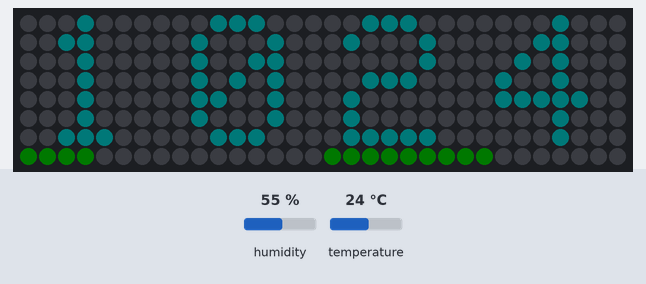
This sketch was run on a simulated ESP8266 (NodeMCU). Shown: 32×8 RGB LED matrix (first LED top left, wired row by row). Inputs (shaded band) come from the test bench; at power-on: humidity 55 %, temperature 24 °C. Dim RGB values are drawn brighter than linear; WiFi joins after 1.5 s; servers stay silent unless stated; network time is answered at once with the bench clock; the local clock reads 2024-03-15 10:24:30 at power-on unless the sketch sets it; what the sketch prints to the serial monitor is not drawn.

Above: at 2.7 s.
2.8 s: humidity set to 22 %
At 5.4 s:
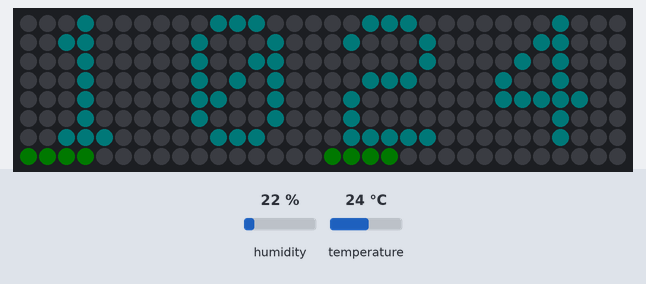
5.7 s: temperature set to 12 °C
At 7.0 s:
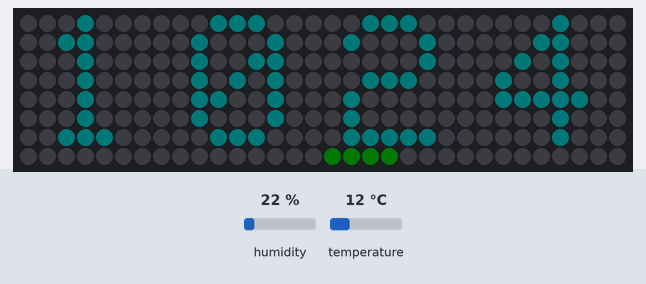
8.6 s: humidity set to 40 %
At 11.3 s:
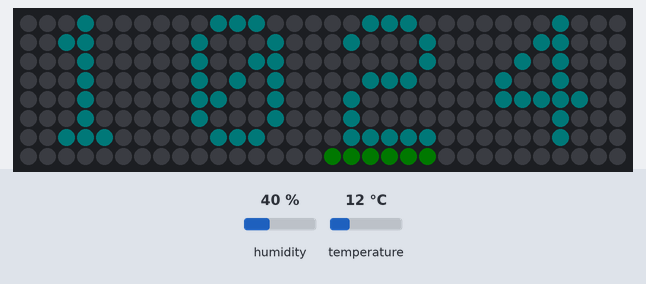
12.0 s: temperature set to 28 °C
At 14.0 s:
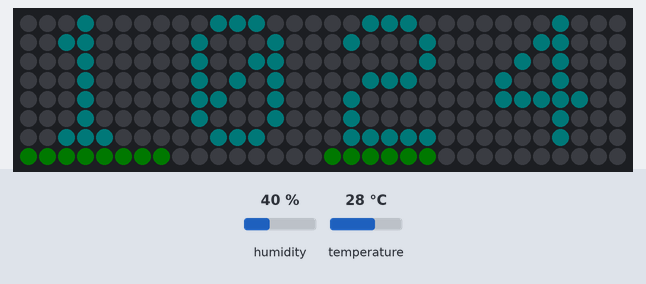
Timing chart, 0 to 15.5 s (numbered marks = the images above; inputs shaded):
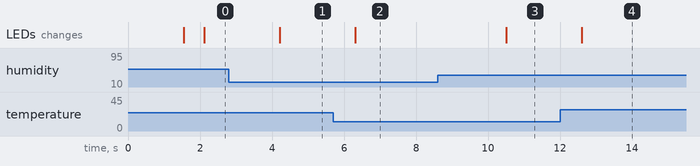

Measured:
- after the input at 2.8 s, the LEDs: change after 1.4 s (image 1)
- after the input at 5.7 s, the LEDs: change after 0.61 s (image 2)
- after the input at 8.6 s, the LEDs: change after 1.9 s (image 3)
- after the input at 12.0 s, the LEDs: change after 0.60 s (image 4)

The sketch:

main.ino
```cpp
#include <ESP8266WiFi.h>  // Use #include <WiFi.h> instead if you are using an ESP32
#include <WiFiUdp.h>
#include <NTPClient.h>
#include <Adafruit_GFX.h>
#include <Adafruit_NeoMatrix.h>
#include <Adafruit_NeoPixel.h>
#include <DHT.h>

// --- Wi-Fi Credentials ---
const char* ssid     = "a";
const char* password = "b#";

// --- Matrix Setup ---
#define PIN 4 // Data pin connected to NeoPixel matrix (GPIO4 -> D2)

// Matrix width: 8, Matrix height: 8, Tiles X: 4, Tiles Y: 1 (Total 32x8)
Adafruit_NeoMatrix matrix = Adafruit_NeoMatrix(
  8, 8, 4, 1, PIN,
  NEO_MATRIX_TOP     + NEO_MATRIX_LEFT +
  NEO_MATRIX_ROWS    + NEO_MATRIX_PROGRESSIVE +
  NEO_TILE_TOP       + NEO_TILE_LEFT +
  NEO_TILE_ROWS      + NEO_TILE_PROGRESSIVE,
  NEO_GRB            + NEO_KHZ800);

// --- DHT11 Setup ---
#define DHTPIN 5          // DHT11 Signal wire connected to GPIO5 (D1 on ESP8266)
#define DHTTYPE DHT11
DHT dht(DHTPIN, DHTTYPE);

// --- Colors (RGB565) ---
uint16_t lightBlue;
uint16_t amberColor;
uint16_t greenColor;
uint16_t backgroundBarColor; // Dim color for empty bar slots

// --- NTP Time Setup ---
WiFiUDP ntpUDP;
const long timeOffsetInSeconds = 19800; // Adjust for your timezone
NTPClient timeClient(ntpUDP, "pool.ntp.org", timeOffsetInSeconds, 60000);

String timeText = "1200";
unsigned long lastTimeUpdate = 0;
unsigned long lastSensorUpdate = 0;

int temperature = 0;
int humidity = 0;

void setup() {
  Serial.begin(115200);

  matrix.begin();
  matrix.setTextWrap(false);
  matrix.setBrightness(2);

  // Setup color profiles
  lightBlue          = matrix.Color(140, 240, 240); // Time text
  amberColor         = matrix.Color(255, 100, 0);   // Temp Bar
  greenColor         = matrix.Color(0, 255, 80);    // Humidity Bar
  backgroundBarColor = matrix.Color(15, 15, 15);    // Dim background for the bar tracks

  // Initialize DHT Sensor
  dht.begin();

  // Connect to Wi-Fi
  Serial.print("Connecting to ");
  Serial.println(ssid);
  WiFi.begin(ssid, password);

  while (WiFi.status() != WL_CONNECTED) {
    delay(500);
    Serial.print(".");
  }
  Serial.println("\nWiFi connected!");

  // Start NTP client
  timeClient.begin();
}

void loop() {
  timeClient.update();
  unsigned long currentMillis = millis();

  // --- Fetch NTP Time (Every 1 Second) ---
  if (currentMillis - lastTimeUpdate > 1000) {
    int hours = timeClient.getHours();
    int minutes = timeClient.getMinutes();

    hours = hours % 12;
    if (hours == 0) hours = 12;

    char buffer[5];
    sprintf(buffer, "%02d%02d", hours, minutes);
    timeText = String(buffer);

    lastTimeUpdate = currentMillis;
  }

  // --- Fetch Sensor Data (Every 2 Seconds) ---
  if (currentMillis - lastSensorUpdate > 2000) {
    float h = dht.readHumidity();
    float t = dht.readTemperature();

    if (!isnan(h) && !isnan(t)) {
      humidity = (int)h;
      temperature = (int)t;
    }
    lastSensorUpdate = currentMillis;
  }

  // Clear the display buffer
  matrix.fillScreen(0);

  // --- 1. Draw Static Time (Top 7 rows) ---
  matrix.setTextColor(lightBlue);
  for (int i = 0; i < 4; i++) {
    matrix.setCursor((i * 8) + 1, 0);
    matrix.print(timeText[i]);
  }

// --- 2. Map and Draw Temperature Bar (Left 16 Pixels) ---
  // Scale adjusted to your specific range: 20C to 36C mapped to 0-16 pixels
  int tempBarLength = map(temperature, 20, 36, 0, 16);
  tempBarLength = constrain(tempBarLength, 0, 16); // Safety boundary

  for (int x = 0; x < 16; x++) {
    if (x < tempBarLength) {
      matrix.drawPixel(x, 7, greenColor); // Active temperature pixels
    } else {
      matrix.drawPixel(x, 7, backgroundBarColor); // Empty track background
    }
  }

  // --- 3. Map and Draw Humidity Bar (Right 16 Pixels) ---
  // Humidity goes from 0% to 100%
  int humBarLength = map(humidity, 0, 100, 0, 16);
  humBarLength = constrain(humBarLength, 0, 16); // Safety boundary

  for (int x = 16; x < 32; x++) {
    // Check relative to the right-side allocation (x - 16)
    if ((x - 16) < humBarLength) {
      matrix.drawPixel(x, 7, greenColor); // Active humidity pixels
    } else {
      matrix.drawPixel(x, 7, backgroundBarColor); // Empty track background
    }
  }

  // Render buffer to the physical panel
  matrix.show();
  delay(100);
}
```
